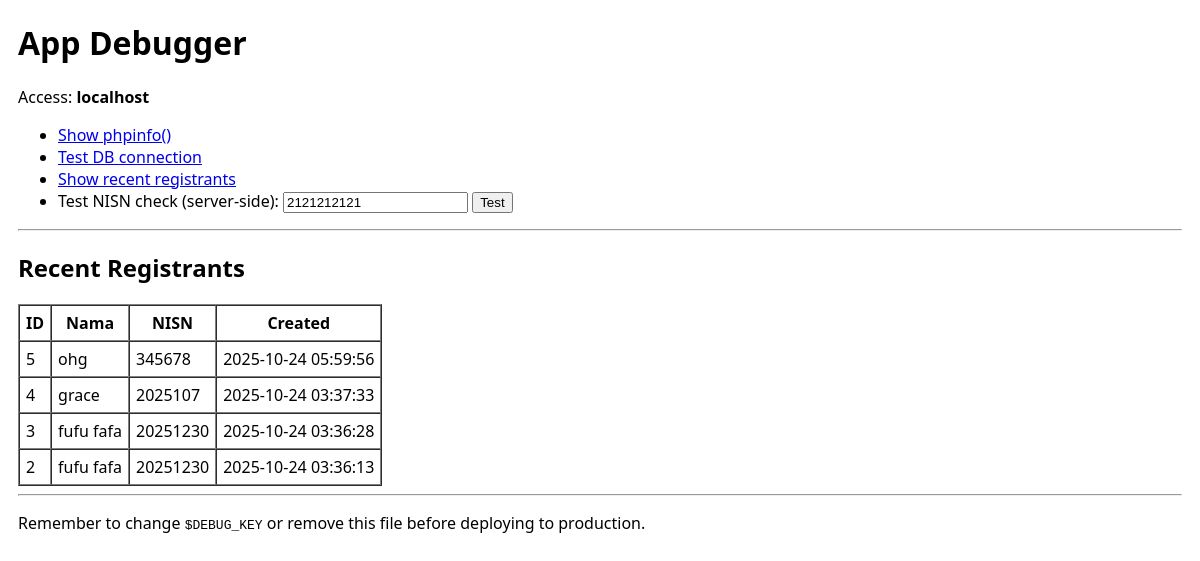
/debugger.php?key=localdev_debug_key_change_me&action=recent, run on an earlier commit of the app's database.
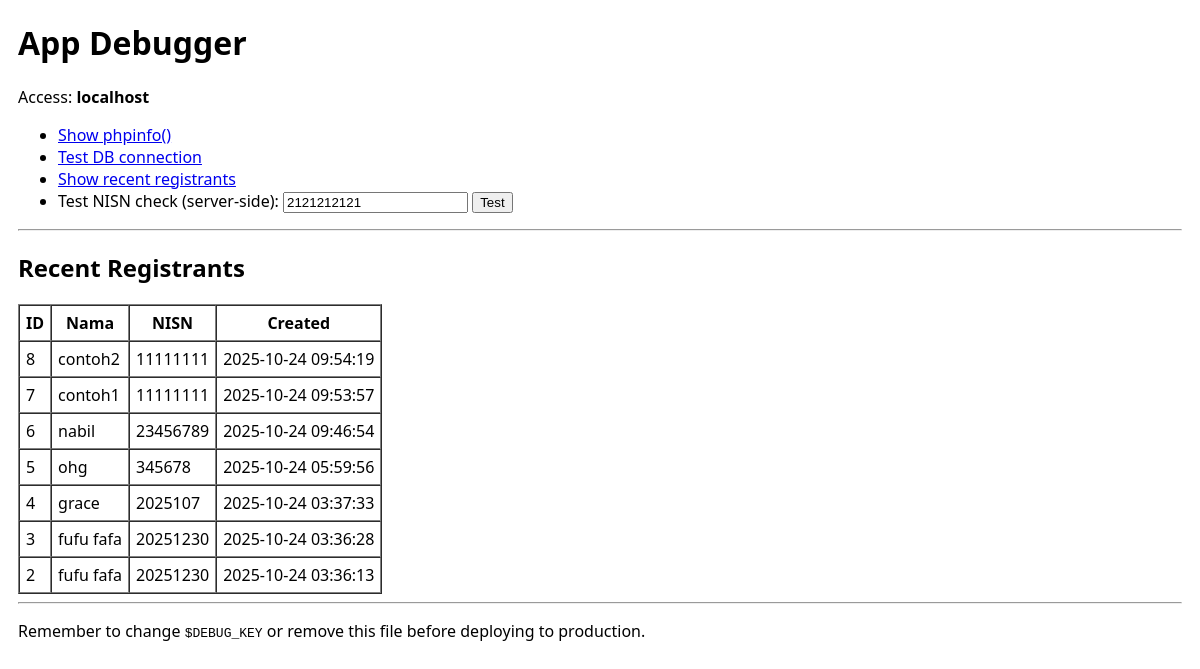
And on a later commit of the database.
### tables this page shows
CREATE TABLE `ppdb_pendaftar` (
  `id` int NOT NULL,
  `nisn` varchar(20) NOT NULL,
  `nama_lengkap` varchar(100) NOT NULL,
  `jenis_kelamin` enum('laki-laki','perempuan') NOT NULL,
  `agama` varchar(20) NOT NULL,
  `tempat_lahir` varchar(50) NOT NULL,
  `tanggal_lahir` date NOT NULL,
  `alamat_email` varchar(100) DEFAULT NULL,
  `no_hp` varchar(20) NOT NULL,
  `nama_sekolah` varchar(100) NOT NULL,
  `jurusan` varchar(50) NOT NULL,
  `status` enum('proses','diterima','ditolak') DEFAULT 'proses',
  `created_at` timestamp NULL DEFAULT CURRENT_TIMESTAMP
);

### debugger.php (the view, shortened to what this page needs)
<?php
$DEBUG_KEY = 'localdev_debug_key_change_me';
$provided = isset($_GET['key']) ? $_GET['key'] : null;
$remote = isset($_SERVER['REMOTE_ADDR']) ? $_SERVER['REMOTE_ADDR'] : '';
$allow_local = ($remote === '127.0.0.1' || $remote === '::1');
function h($s)
{
    return htmlspecialchars((string) $s, ENT_QUOTES, 'UTF-8');
}
$action = isset($_GET['action']) ? $_GET['action'] : '';
$db = null;
?><!doctype html>
<html>
<head>
</head>
<body>
    <h1>App Debugger</h1>
    <p>Access: <strong><?php echo h($allow_local ? 'localhost' : $remote); ?></strong></p>
    <ul>
        <li><a href="?key=<?php echo urlencode($provided ?: $DEBUG_KEY); ?>&action=phpinfo">Show phpinfo()</a></li>
        <li><a href="?key=<?php echo urlencode($provided ?: $DEBUG_KEY); ?>&action=dbtest">Test DB connection</a></li>
        <li><a href="?key=<?php echo urlencode($provided ?: $DEBUG_KEY); ?>&action=recent">Show recent registrants</a>
        </li>
        <li>Test NISN check (server-side):
            <form style="display:inline" method="get">
                <input name="nisn" placeholder="Masukkan NISN" value="2121212121">
                <button type="submit">Test</button>
            </form>
        </li>
    </ul>
    <hr />
    <?php
    if ($action === 'recent') {
        echo '<h2>Recent Registrants</h2>';
        if (isset($db) && $db) {
            $sql = "SELECT id,nama_lengkap,nisn,created_at FROM ppdb_pendaftar ORDER BY created_at DESC LIMIT 10";
            if ($res = mysqli_query($db, $sql)) {
                echo '<table border="1" cellpadding="6" cellspacing="0"><tr><th>ID</th><th>Nama</th><th>NISN</th><th>Created</th></tr>';
                while ($row = mysqli_fetch_assoc($res)) {
                    echo '<tr><td>' . h($row['id']) . '</td><td>' . h($row['nama_lengkap']) . '</td><td>' . h($row['nisn']) . '</td><td>' . h($row['created_at']) . '</td></tr>';
                }
                echo '</table>';
            } else {
                echo '<pre>Query error: ' . h(mysqli_error($db)) . '</pre>';
            }
        } else {
            echo '<p style="color:red">No DB available.</p>';
        }
    }
    echo '<hr/><p>Remember to change <code>$DEBUG_KEY</code> or remove this file before deploying to production.</p>';
    ?>

What changed in the data, as far as the page shows it:
added ppdb_pendaftar: id "8", nama_lengkap "contoh2", nisn "11111111", created_at "2025-10-24 09:54:19"
added ppdb_pendaftar: id "7", nama_lengkap "contoh1", nisn "11111111", created_at "2025-10-24 09:53:57"
added ppdb_pendaftar: id "6", nama_lengkap "nabil", nisn "23456789", created_at "2025-10-24 09:46:54"
